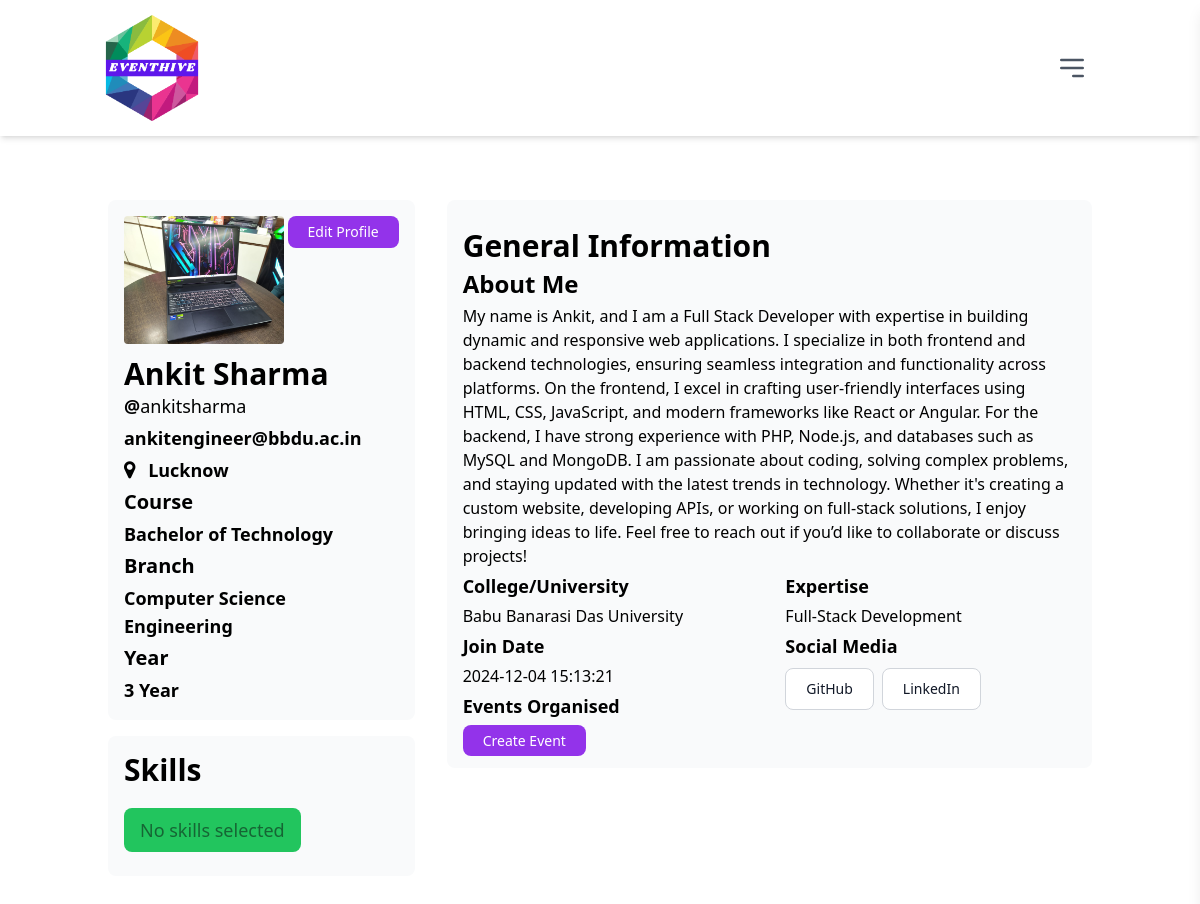
Screenshot of /user-account.php (signed in) with the database file from the repository.
### tables this page shows
CREATE TABLE `user_detail` (
  `sno` int(33) NOT NULL,
  `name` varchar(200) NOT NULL,
  `username` varchar(110) NOT NULL,
  `email` varchar(112) NOT NULL,
  `password` varchar(211) NOT NULL,
  `location` varchar(110) NOT NULL,
  `course` varchar(110) NOT NULL,
  `branch` varchar(110) NOT NULL,
  `year` int(55) NOT NULL,
  `about_me` longtext NOT NULL,
  `expertise` varchar(110) NOT NULL,
  `joining_date` datetime NOT NULL,
  `github` varchar(110) NOT NULL,
  `linkedin` varchar(110) NOT NULL,
  `institution` varchar(110) NOT NULL,
  `skills` varchar(220) NOT NULL,
  `img` varchar(255) NOT NULL
);

### user-account.php (the view, shortened to what this page needs)
<!DOCTYPE html>
<html lang="en">
<head>
    <link rel="stylesheet" href="./src/css/output.css">
    <link rel="stylesheet" href="https://cdnjs.cloudflare.com/ajax/libs/font-awesome/4.7.0/css/font-awesome.min.css">
</head>
<body>
<?php include 'src/component/header.php';?>
<div class="container mx-auto px-5 py-10">
    <div class="grid grid-cols-1 gap-4 lg:grid-cols-3 lg:gap-8">
        <div>
            <div class="rounded-lg bg-gray-50 p-4">
                <?php include 'src/config/db_connect.php';
                    if (isset($_SESSION['username'])) {
                        $sessionUserName = $_SESSION['username'];
                        $query = "SELECT * FROM `user_detail` WHERE username = '$sessionUserName'";
                        $result = mysqli_query($conn, $query);
                        if ($result && mysqli_num_rows($result) > 0) {
                            while ($row = mysqli_fetch_assoc($result)) {
                ?>
                <div class="flex justify-between">
                    <img class="rounded w-40 h-32" src="<?php echo $row['img']?>" alt="Extra large avatar">
                <div>
                <a href="edit-profile.php"> <button class=" text-white bg-purple-600 hover:bg-purple-800 focus:ring-4 focus:outline-none focus:ring-primary-300 font-medium rounded-lg text-sm px-5 py-1.5 text-center  ">
                        Edit Profile
                    </button></a>
                </div>
            </div>
                <h1 class="font-bold text-3xl pt-3"><?php echo $row['name']?></h1>
                <span class="font-bold text-lg">@</span><span class="font-medium text-lg"><?php echo $row['username']?></span>
                <p class="text-lg font-semibold pt-1"><?php echo $row['email']?></p>
                <p class="text-lg font-semibold pt-1"><i class="fa fa-map-marker pr-2" style="font-size:20px;color:black"></i><?php echo $row['location']?></p>
                <h1 class="font-bold text-xl pt-1">Course</h1>
                <p class="text-lg font-semibold pt-1"><?php echo $row['course']?> </p>
                <h1 class="font-bold text-xl pt-1">Branch</h1>
                <p class="text-lg font-semibold pt-1"><?php echo $row['branch']?></p>
                <h1 class="font-bold text-xl pt-1">Year</h1>
                <p class="text-lg font-semibold pt-1"><?php echo $row['year']?> Year</p>
            </div>
            <div class="rounded-lg bg-gray-50 p-4 mt-4">
                <h1 class="font-bold text-3xl pb-5">Skills</h1>
                <div class="flex flex-wrap">
                    <?php
                    $skills = explode(", ", $row['skills']);
                    foreach ($skills as $skill) {
                  echo '<span class="bg-green-500 text-lg text-green-800 font-medium me-2 px-4 py-2 rounded-lg mb-2">' . htmlspecialchars($skill) . '</span>';
                 } ?>
                </div>
            </div>
        </div>
        <div class="lg:col-span-2">
            <div class="rounded-lg bg-gray-50 p-4">
                <h1 class="font-bold text-3xl pt-3">General Information</h1>
                <h1 class="font-bold text-2xl pt-1">About Me</h1>
                <p class="text-base font-normal pt-1"><?php echo $row['about_me']?></p>
                <div class="grid grid-cols-1 gap-4 lg:grid-cols-2 lg:gap-8 ">
                   <div>
                    <h1 class="font-bold text-lg pt-1">College/University</h1>
                    <p class="text-base font-normal pt-1"><?php echo $row['institution']?></p>
                    <h1 class="font-bold text-lg pt-1">Join Date</h1>
                    <p class="text-base font-normal pt-1"><?php echo $row['joining_date']?></p>
                    <h1 class="font-bold text-lg pt-1 pb-2">Events Organised</h1>
                    <a href="event-venue.php" class="text-white bg-purple-600 hover:bg-purple-800 focus:ring-4 focus:outline-none focus:ring-primary-300 font-medium rounded-lg text-sm px-5 py-1.5 text-center  ">
                        Create Event
                    </a>
                   </div>
                   <div>
                    <h1 class="font-bold text-lg pt-1">Expertise</h1>
                    <p class="text-base font-normal pt-1"><?php echo $row['expertise']?></p>
                    <h1 class="font-bold text-lg pt-1 pb-2">Social Media</h1>
                    <div class="flex flex-wrap">
                        <a href="https://<?php echo $row['github']?>"><button type="button" class="text-gray-900 bg-white border border-gray-300 focus:outline-none hover:bg-gray-100 focus:ring-4 focus:ring-gray-100 font-medium rounded-lg text-sm px-5 py-2.5 me-2 mb-2">GitHub</button></a>
                        <a href="https://<?php echo $row['linkedin']?>"><button type="button" class="text-gray-900 bg-white border border-gray-300 focus:outline-none hover:bg-gray-100 focus:ring-4 focus:ring-gray-100 font-medium rounded-lg text-sm px-5 py-2.5 me-2 mb-2">LinkedIn</button></a>
                    </div>
                   </div>
                </div>
            </div>
        </div>
    <?php
  }}}
  ?>
      </div>
    </div>
</body>
</html>

### rows the page displays
user_detail: img (picture), name "Ankit Sharma", username "ankitsharma", email "ankitengineer@bbdu.ac.in", location "Lucknow", course "Bachelor of Technology", branch "Computer Science Engineering", year "3", skills "No skills selected", about_me "My name is Ankit, and I am a Full Stack Developer with expertise in building dynamic and responsive web applications. I specialize in both frontend and backend technologies, ensuring seamless integration and functionality across platforms. On the frontend, I excel in crafting user-friendly interfaces using HTML, CSS, JavaScript, and modern frameworks like React or Angular. For the backend, I have strong experience with PHP, Node.js, and databases such as MySQL and MongoDB. I am passionate about coding, solving complex problems, and staying updated with the latest trends in technology. Whether it's creating a custom website, developing APIs, or working on full-stack solutions, I enjoy…", institution "Babu Banarasi Das University", joining_date "2024-12-04 15:13:21", expertise "Full-Stack Development"
